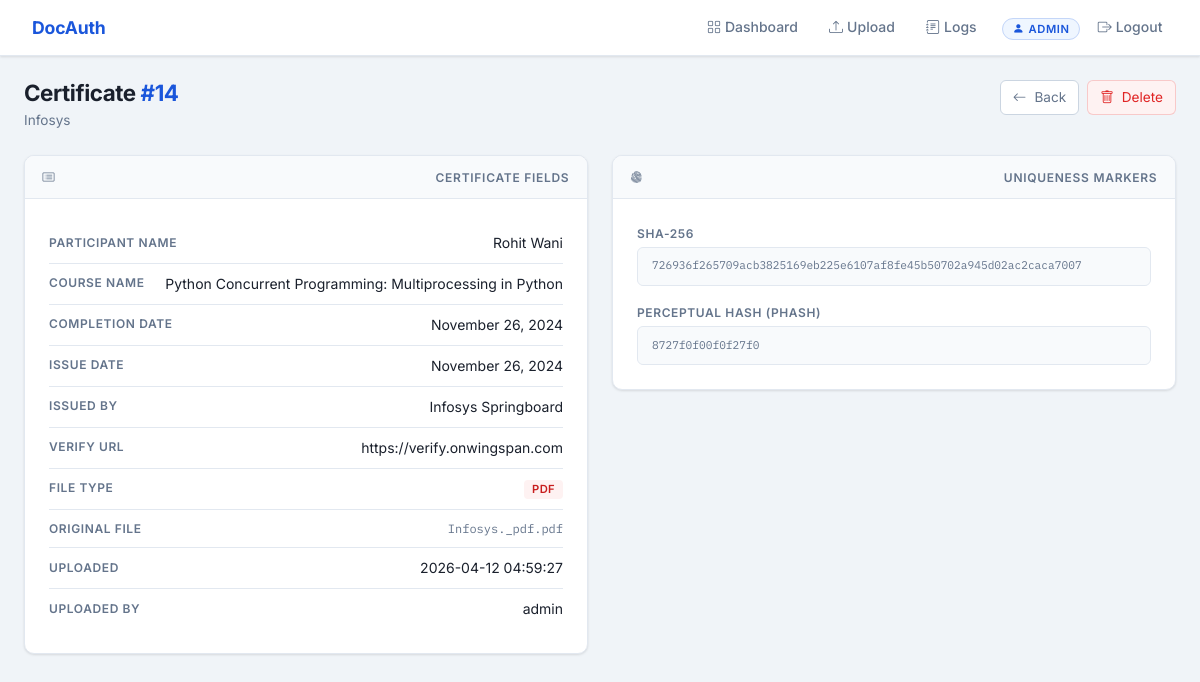
Page /admin/certificate/14 (signed in) on the committed database.
### tables this page shows
CREATE TABLE users (
            id INTEGER PRIMARY KEY AUTOINCREMENT,
            username TEXT UNIQUE NOT NULL,
            password_hash TEXT NOT NULL,
            role TEXT NOT NULL DEFAULT 'user',
            created_at TIMESTAMP DEFAULT CURRENT_TIMESTAMP
        );

CREATE TABLE certificates (
            id INTEGER PRIMARY KEY AUTOINCREMENT,
            template_id INTEGER,
            template_name TEXT NOT NULL,
            fields TEXT NOT NULL,
            file_type TEXT NOT NULL,
            original_filename TEXT NOT NULL,
            stored_filename TEXT NOT NULL,
            sha256_hash TEXT NOT NULL,
            phash TEXT,
            uploaded_by INTEGER,
            uploaded_at TIMESTAMP DEFAULT CURRENT_TIMESTAMP,
            FOREIGN KEY (template_id) REFERENCES certificate_templates(id),
            FOREIGN KEY (uploaded_by) REFERENCES users(id)
        );

### app.py (the view)
@app.route('/admin/certificate/<int:cert_id>')
@login_required
@admin_required
def admin_certificate_detail(cert_id):
    db = get_db()
    cert = db.execute(
        'SELECT c.*, u.username as uploaded_by_name FROM certificates c '
        'LEFT JOIN users u ON c.uploaded_by = u.id WHERE c.id = ?', [cert_id]
    ).fetchone()
    db.close()
    if not cert:
        flash('Certificate not found.', 'error')
        return redirect(url_for('admin_dashboard'))
    cert = dict(cert)
    cert['fields_dict'] = json.loads(cert['fields'])
    return render_template('admin/certificate_detail.html', cert=cert)

### app.py (called while the page is built)
@login_manager.user_loader
def load_user(user_id):
    db = get_db()
    row = db.execute('SELECT * FROM users WHERE id = ?', [user_id]).fetchone()
    db.close()
    return User(row['id'], row['username'], row['role']) if row else None

def admin_required(f):
    @wraps(f)
    def decorated(*args, **kwargs):
        if not current_user.is_authenticated or current_user.role != 'admin':
            flash('Admin access required.', 'error')
            return redirect(url_for('login'))
        return f(*args, **kwargs)
    return decorated

### database.py (called while the page is built)
def get_db():
    conn = sqlite3.connect(DB_PATH)
    conn.row_factory = sqlite3.Row
    return conn

### templates/admin/certificate_detail.html (shortened to what this page needs)
{% extends 'base.html' %}
{% block content %}
<div class="page-header mb-4">
  <div>
    <h2 class="page-title">Certificate <span class="text-gold">#{{ cert.id }}</span></h2>
    <p class="page-subtitle">{{ cert.template_name }}</p>
  </div>
  <div class="d-flex gap-2">
    <a href="{{ url_for('admin_dashboard') }}" class="btn btn-outline-subtle"><i class="bi bi-arrow-left me-2"></i>Back</a>
    <form method="POST" action="{{ url_for('admin_delete_certificate', cert_id=cert.id) }}" onsubmit="return confirm('Delete permanently?')">
      <button type="submit" class="btn btn-danger-subtle"><i class="bi bi-trash me-2"></i>Delete</button>
    </form>
  </div>
</div>
<div class="row g-4">
  <div class="col-lg-6">
    <div class="card-custom">
      <div class="card-header-custom"><i class="bi bi-card-list me-2"></i>Certificate Fields</div>
      <div class="p-4">
        <div class="detail-grid">
          {% for key, val in cert.fields_dict.items() %}
          <div class="detail-item">
            <span class="detail-label">{{ key }}</span>
            <span class="detail-value">{{ val or '—' }}</span>
          </div>
          {% endfor %}
          <div class="detail-item">
            <span class="detail-label">File Type</span>
            <span class="detail-value"><span class="file-badge file-{{ cert.file_type }}">{{ cert.file_type.upper() }}</span></span>
          </div>
          <div class="detail-item">
            <span class="detail-label">Original File</span>
            <span class="detail-value mono-sm">{{ cert.original_filename }}</span>
          </div>
          <div class="detail-item">
            <span class="detail-label">Uploaded</span>
            <span class="detail-value">{{ cert.uploaded_at }}</span>
          </div>
          <div class="detail-item">
            <span class="detail-label">Uploaded By</span>
            <span class="detail-value">{{ cert.uploaded_by_name or '—' }}</span>
          </div>
        </div>
      </div>
    </div>
  </div>
  <div class="col-lg-6">
    <div class="card-custom">
      <div class="card-header-custom"><i class="bi bi-fingerprint me-2"></i>Uniqueness Markers</div>
      <div class="p-4">
        <div class="mb-3">
          <div class="detail-label mb-1">SHA-256</div>
          <div class="hash-block">{{ cert.sha256_hash }}</div>
        </div>
        <div>
          <div class="detail-label mb-1">Perceptual Hash (pHash)</div>
          {% if cert.phash %}
            <div class="hash-block">{{ cert.phash }}</div>
          {% else %}
            <div class="text-muted-custom small">Not available for this file type</div>
          {% endif %}
        </div>
      </div>
    </div>
  </div>
</div>
{% endblock %}

### templates/base.html (shortened to what this page needs)
<!DOCTYPE html>
<html lang="en">
<head>
  <link href="https://cdn.jsdelivr.net/npm/bootstrap@5.3.3/dist/css/bootstrap.min.css" rel="stylesheet">
  <link href="https://cdn.jsdelivr.net/npm/bootstrap-icons@1.11.3/font/bootstrap-icons.css" rel="stylesheet">
  <link href="{{ url_for('static', filename='css/style.css') }}" rel="stylesheet">
</head>
<body>
{% if current_user.is_authenticated %}
<nav class="navbar navbar-expand-lg">
  <div class="container-fluid px-4">
    <a class="navbar-brand" href="{{ url_for('index') }}">
      <span>DocAuth</span>
    </a>
    <div class="collapse navbar-collapse" id="navMain">
      <ul class="navbar-nav ms-auto align-items-center gap-1">
        {% if current_user.role == 'admin' %}
          <li class="nav-item">
            <a class="nav-link {% if request.endpoint == 'admin_dashboard' %}active{% endif %}" href="{{ url_for('admin_dashboard') }}">
              <i class="bi bi-grid me-1"></i>Dashboard
            </a>
          </li>
          <li class="nav-item">
            <a class="nav-link {% if request.endpoint == 'admin_upload' %}active{% endif %}" href="{{ url_for('admin_upload') }}">
              <i class="bi bi-upload me-1"></i>Upload
            </a>
          </li>
          <li class="nav-item">
            <a class="nav-link {% if request.endpoint == 'admin_logs' %}active{% endif %}" href="{{ url_for('admin_logs') }}">
              <i class="bi bi-journal-text me-1"></i>Logs
            </a>
          </li>
        {% else %}
          <li class="nav-item">
            <a class="nav-link {% if request.endpoint == 'user_validate' %}active{% endif %}" href="{{ url_for('user_validate') }}">
              <i class="bi bi-search me-1"></i>Validate
            </a>
          </li>
        {% endif %}
        <li class="nav-item ms-2">
          <span class="role-badge role-{{ current_user.role }}">
            <i class="bi bi-person-fill me-1"></i>{{ current_user.username }}
          </span>
        </li>
        <li class="nav-item">
          <a class="nav-link logout-link" href="{{ url_for('logout') }}">
            <i class="bi bi-box-arrow-right me-1"></i>Logout
          </a>
        </li>
      </ul>
    </div>
  </div>
</nav>
{% endif %}
<main class="main-content">
  <div class="container-fluid px-4 py-4">
    {% block content %}{% endblock %}
  </div>
</main>
</body>
</html>

### static/css/style.css (style rules this page uses)
:root { --primary: #1a56db; --primary-dark: #1341b0; --primary-light: #e8f0fe; --primary-dim: rgba(26,86,219,0.08); --bg-root: #f0f4f8; --bg-body: #f0f4f8; --bg-card: #ffffff; --bg-card-alt: #f8fafc; --bg-hover: #f1f5ff; --bg-sidebar: #1e3a5f; --border: #e2e8f0; --border-mid: #cbd5e1; --text: #1a202c; --text-muted: #64748b; --text-dim: #94a3b8; --text-on-dark: #ffffff; --green: #0d9f6e; --green-bg: #ecfdf5; --red: #e02424; --red-bg: #fef2f2; --yellow: #c27803; --yellow-bg: #fffbeb; --blue: #1a56db; --blue-bg: #eff6ff; --shadow-sm: 0 1px 3px rgba(0,0,0,0.08), 0 1px 2px rgba(0,0,0,0.04); --shadow: 0 4px 6px rgba(0,0,0,0.06), 0 2px 4px rgba(0,0,0,0.04); --shadow-lg: 0 10px 25px rgba(0,0,0,0.08), 0 4px 10px rgba(0,0,0,0.04); --mono-font: 'IBM Plex Mono', monospace; --body-font: 'Inter', system-ui, sans-serif; --radius: 6px; --radius-lg: 10px; }
*, *::before, *::after { box-sizing: border-box; }
body { background: var(--bg-body); color: var(--text); font-family: var(--body-font); font-size: 14.5px; line-height: 1.6; min-height: 100vh; }
.navbar { background: #ffffff; border-bottom: 1px solid var(--border); padding: 0 0; position: sticky; top: 0; z-index: 100; box-shadow: var(--shadow-sm); }
.navbar-brand { font-family: var(--body-font); font-size: 1.1rem; font-weight: 700; color: var(--primary) !important; letter-spacing: -0.01em; padding: 0.85rem 0; }
.nav-link { color: var(--text-muted) !important; font-size: 0.875rem; font-weight: 500; padding: 0.5rem 0.85rem !important; border-radius: var(--radius); transition: color 0.15s, background 0.15s; }
.main-content { min-height: calc(100vh - 58px); padding-bottom: 2rem; }
.page-header { display: flex; align-items: flex-start; justify-content: space-between; flex-wrap: wrap; gap: 1rem; }
.page-title { font-size: 1.4rem; font-weight: 700; color: var(--text); margin: 0; letter-spacing: -0.02em; }
.page-subtitle { color: var(--text-muted); font-size: 0.85rem; margin: 0.15rem 0 0; }
.card-custom { background: var(--bg-card); border: 1px solid var(--border); border-radius: var(--radius-lg); overflow: hidden; box-shadow: var(--shadow-sm); }
.card-header-custom { background: var(--bg-card-alt); border-bottom: 1px solid var(--border); padding: 0.7rem 1.1rem; font-size: 0.75rem; font-weight: 600; color: var(--text-muted); letter-spacing: 0.06em; text-transform: uppercase; display: flex; align-items: center; justify-content: space-between; }
.btn-outline-subtle { background: #ffffff; color: var(--text-muted); border: 1px solid var(--border-mid); border-radius: var(--radius); font-size: 0.85rem; transition: all 0.15s; }
.btn-danger-subtle { background: var(--red-bg); color: var(--red); border: 1px solid rgba(224,36,36,0.2); border-radius: var(--radius); font-size: 0.85rem; transition: all 0.15s; }
.hash-block { font-family: var(--mono-font); font-size: 0.7rem; background: var(--bg-card-alt); border: 1px solid var(--border); padding: 0.6rem 0.875rem; border-radius: var(--radius); color: var(--text-muted); word-break: break-all; line-height: 1.6; }
.mono-sm { font-family: var(--mono-font); font-size: 0.75rem; }
.role-badge { font-size: 0.7rem; font-weight: 600; letter-spacing: 0.05em; text-transform: uppercase; padding: 0.18rem 0.6rem; border-radius: 20px; }
.role-admin { background: #eff6ff; color: var(--primary); border: 1px solid rgba(26,86,219,0.2); }
.file-badge { font-size: 0.7rem; font-weight: 600; padding: 0.15rem 0.5rem; border-radius: 4px; letter-spacing: 0.03em; }
.file-pdf { background: #fef2f2; color: #c81e1e; }
.detail-grid { display: flex; flex-direction: column; }
.detail-item { display: flex; justify-content: space-between; align-items: flex-start; padding: 0.55rem 0; border-bottom: 1px solid var(--border); gap: 1rem; }
.detail-item:last-child { border-bottom: none; }
.detail-label { font-size: 0.75rem; color: var(--text-muted); text-transform: uppercase; letter-spacing: 0.05em; flex-shrink: 0; padding-top: 0.05rem; font-weight: 600; }
.detail-value { font-size: 0.875rem; color: var(--text); text-align: right; }
.mono-sm { font-family: var(--mono-font); font-size: 0.75rem; color: var(--text-muted); }
.text-gold { color: var(--primary) !important; }

### rows in the picture
users: username "ADMIN", username "admin"
certificates: id "14", template_name "Infosys", file_type "PDF", original_filename "Infosys._pdf.pdf", uploaded_at "2026-04-12 04:59:27", sha256_hash "726936f265709acb3825169eb225e6107af8fe45b50702a945d02ac2caca7007", phash "8727f0f00f0f27f0"

### other values in the picture
{{ key }} "PARTICIPANT NAME" "COURSE NAME" "COMPLETION DATE" "ISSUE DATE" "ISSUED BY" "VERIFY URL"
{{ val or '—' }} "Rohit Wani" "Python Concurrent Programming: Multiprocessing in Python" "November 26, 2024" "November 26, 2024" "Infosys Springboard" "https://verify.onwingspan.com"
